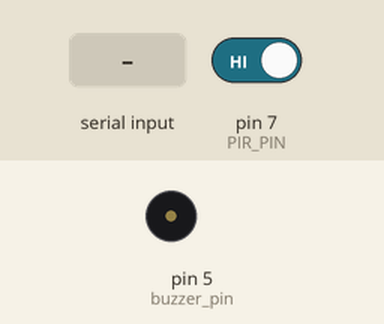
The program below on a simulated Arduino Uno, built with avr-gcc and run on an emulated ATmega328P. On the bench: buzzer (waves = sounding, pin HIGH). The test bench sets the inputs (shaded band); at power-on: pin 7 (PIR_PIN) HIGH. What the program prints to the serial monitor is not drawn.

Above: at 1.2 s.
1.3 s: "1\n" received over Serial
At 1.6 s:
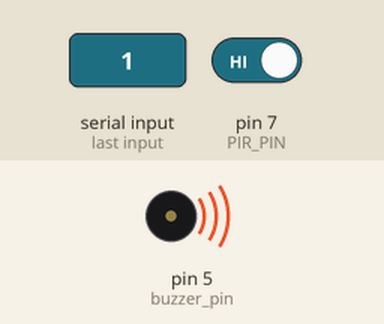
2.8 s: "0\n" received over Serial
At 4.0 s:
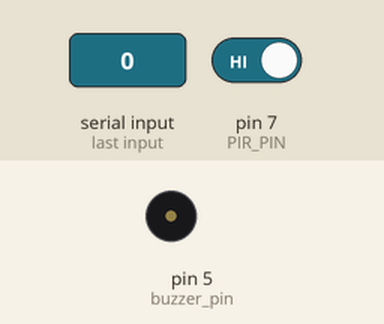
Timing chart, 0 to 5.8 s (numbered marks = the images above; inputs shaded):
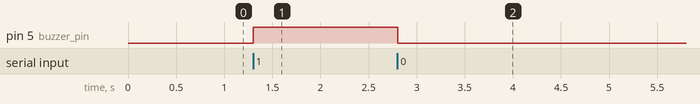

Measured:
- after the input at 1.3 s, pin 5 (buzzer_pin): LOW → HIGH at once
- after the input at 2.8 s, pin 5 (buzzer_pin): HIGH → LOW at once

The program:

main.cpp
```cpp
#include <Arduino.h>
#include "buzzer.h"
#include "pir.h"

#define SERIAL_DEBUG

void setup() {
  pinMode(buzzer_pin, OUTPUT);
  #ifdef SERIAL_DEBUG
    Serial.begin(96000);
  #endif

}

void loop() {
  if (Serial.available() > 0){
    String message = Serial.readStringUntil('\n');
    int value = message.toInt();
    switch (value){
      case 0:
        controlBuzzer(false);
        break;
      case 1:
        controlBuzzer(true);
        break;
      default:
        #ifdef SERIAL_DEBUG
          Serial.println("Entendi foi nada");
        #endif
        break;
    }
  }

  Serial.print("O valor do PIR é: ");
  Serial.println(getPirValue());

}
```

buzzer.h
```cpp
#ifndef _BUZZER_H_
#define _BUZZER_H_
const int buzzer_pin = 5;
void controlBuzzer(bool state);

#endif
```

pir.h
```cpp
#ifndef _PIR_H_
#define _PIR_H_
#include <Arduino.h>
const int PIR_PIN = 7;
bool getPirValue();

#endif
```

buzzer.cpp
```cpp
#include "buzzer.h"
#include <Arduino.h>

void controlBuzzer(bool state){
  digitalWrite(buzzer_pin, state);
}
```

pir.cpp
```cpp
#include "pir.h"

bool getPirValue(){
  return digitalRead(PIR_PIN);
}
```
